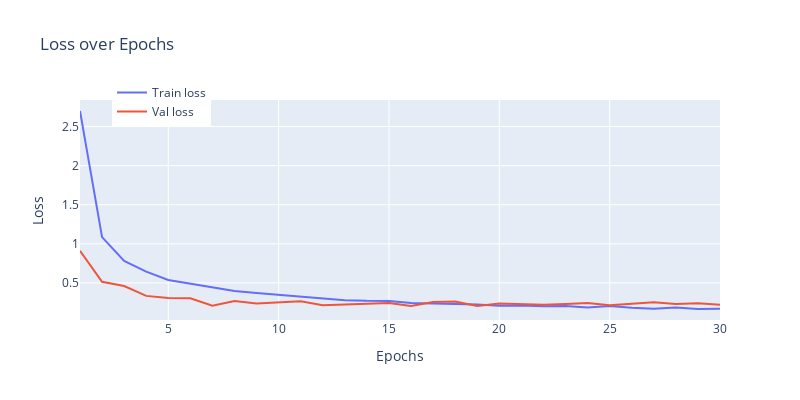
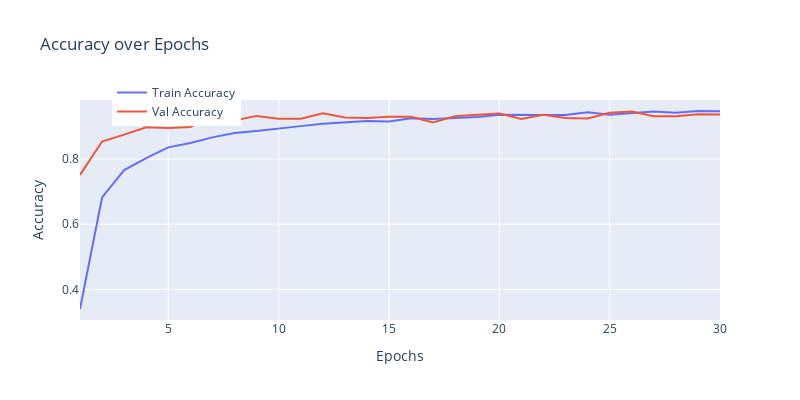

The notebook cell these images were saved under, in order:
### Markdown cell above
### Start Model Training

### Code cell
# Actual training ResNet model
resnet_results,training_time = training_loop(model = resnet_model_152,
                               train_dataloader = resnet_train_dataloader,
                               val_dataloader = resnet_val_dataloader,
                               device = device,
                               epochs = 30,
                               patience = 5
                              )

### Figure 1 — Plotly figure (JSON) as saved in the notebook; plotly's stock layout.template omitted (floating-point values rounded to 4 significant figures)
{"data": [{"mode": "lines", "name": "Train loss", "type": "scatter", "x": [1, 2, 3, 4, 5, 6, 7, 8, 9, 10, 11, 12, 13, 14, 15, 16, 17, 18, 19, 20, 21, 22, 23, 24, 25, 26, 27, 28, 29, 30], "y": [2.699, 1.086, 0.7806, 0.6444, 0.5382, 0.4919, 0.439, 0.3952, 0.3701, 0.3479, 0.3175, 0.2982, 0.2786, 0.2703, 0.2696, 0.2435, 0.2397, 0.2347, 0.2236, 0.2087, 0.2125, 0.2025, 0.2036, 0.1846, 0.2061, 0.1833, 0.1707, 0.1849, 0.1663, 0.1696]}, {"mode": "lines", "name": "Val loss", "type": "scatter", "x": [1, 2, 3, 4, 5, 6, 7, 8, 9, 10, 11, 12, 13, 14, 15, 16, 17, 18, 19, 20, 21, 22, 23, 24, 25, 26, 27, 28, 29, 30], "y": [0.9109, 0.5149, 0.4604, 0.334, 0.3082, 0.3027, 0.2093, 0.2672, 0.2377, 0.2505, 0.2656, 0.2148, 0.2263, 0.2297, 0.2416, 0.2057, 0.2562, 0.2635, 0.2035, 0.2368, 0.2275, 0.2196, 0.2301, 0.2424, 0.2154, 0.2348, 0.2512, 0.2299, 0.2406, 0.2221]}], "layout": {"height": 400, "legend": {"x": 0.05, "y": 1.1}, "title": {"text": "Loss over Epochs"}, "width": 800, "xaxis": {"title": {"text": "Epochs"}}, "yaxis": {"title": {"text": "Loss"}}}}

### Figure 2 — Plotly figure (JSON) as saved in the notebook; plotly's stock layout.template omitted (floating-point values rounded to 4 significant figures)
{"data": [{"mode": "lines", "name": "Train Accuracy", "type": "scatter", "x": [1, 2, 3, 4, 5, 6, 7, 8, 9, 10, 11, 12, 13, 14, 15, 16, 17, 18, 19, 20, 21, 22, 23, 24, 25, 26, 27, 28, 29, 30], "y": [0.3399, 0.682, 0.7664, 0.803, 0.8359, 0.8491, 0.8665, 0.8796, 0.8859, 0.8943, 0.901, 0.9086, 0.9122, 0.9166, 0.9155, 0.9255, 0.9231, 0.9261, 0.9288, 0.9358, 0.9348, 0.9351, 0.9354, 0.9438, 0.9363, 0.9417, 0.9458, 0.9423, 0.9474, 0.9464]}, {"mode": "lines", "name": "Val Accuracy", "type": "scatter", "x": [1, 2, 3, 4, 5, 6, 7, 8, 9, 10, 11, 12, 13, 14, 15, 16, 17, 18, 19, 20, 21, 22, 23, 24, 25, 26, 27, 28, 29, 30], "y": [0.7516, 0.8539, 0.875, 0.8973, 0.8949, 0.8984, 0.9336, 0.918, 0.9324, 0.9238, 0.9238, 0.9402, 0.9277, 0.9258, 0.9297, 0.9297, 0.9121, 0.9316, 0.9355, 0.9395, 0.9227, 0.9355, 0.9258, 0.9246, 0.9422, 0.9461, 0.9316, 0.9316, 0.9375, 0.9363]}], "layout": {"height": 400, "legend": {"x": 0.05, "y": 1.1}, "title": {"text": "Accuracy over Epochs"}, "width": 800, "xaxis": {"title": {"text": "Epochs"}}, "yaxis": {"title": {"text": "Accuracy"}}}}
